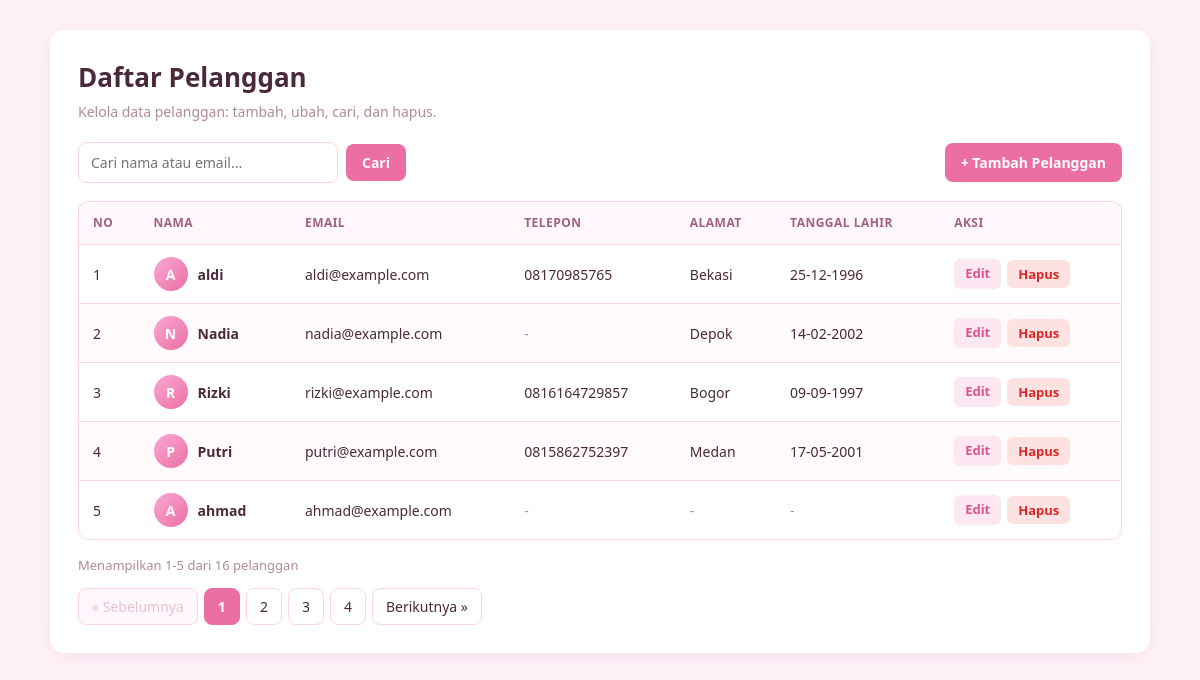
The page / on the database its author committed.
### tables this page shows
CREATE TABLE `pelanggan` (
  `id` int(10) UNSIGNED NOT NULL,
  `nama` varchar(100) NOT NULL,
  `email` varchar(150) NOT NULL,
  `telepon` varchar(20) DEFAULT NULL,
  `alamat` text DEFAULT NULL,
  `tanggal_lahir` date DEFAULT NULL,
  `created_at` timestamp NULL DEFAULT current_timestamp()
);

### index.php (the view, shortened to what this page needs)
<?php
require __DIR__ . '/config/database.php';
$perHalaman = 5;
$cari       = trim($_GET['cari'] ?? '');
$halaman    = max(1, (int) ($_GET['halaman'] ?? 1));
if ($cari !== '') {
    $kata = '%' . $cari . '%';
    $hitung = $pdo->prepare(
        'SELECT COUNT(*) FROM pelanggan WHERE nama LIKE :cari1 OR email LIKE :cari2'
    );
    $hitung->execute([':cari1' => $kata, ':cari2' => $kata]);
} else {
    $hitung = $pdo->query('SELECT COUNT(*) FROM pelanggan');
}
$totalData    = (int) $hitung->fetchColumn();
$totalHalaman = max(1, (int) ceil($totalData / $perHalaman));
$offset = ($halaman - 1) * $perHalaman;
if ($cari !== '') {
    $stmt = $pdo->prepare(
        'SELECT id, nama, email, telepon, alamat, tanggal_lahir
         FROM pelanggan
         WHERE nama LIKE :cari1 OR email LIKE :cari2
         ORDER BY id DESC
         LIMIT :limit OFFSET :offset'
    );
    $stmt->bindValue(':cari1', $kata);
    $stmt->bindValue(':cari2', $kata);
} else {
    $stmt = $pdo->prepare(
        'SELECT id, nama, email, telepon, alamat, tanggal_lahir
         FROM pelanggan
         ORDER BY id DESC
         LIMIT :limit OFFSET :offset'
    );
}
$stmt->bindValue(':limit', $perHalaman, PDO::PARAM_INT);
$stmt->bindValue(':offset', $offset, PDO::PARAM_INT);
$stmt->execute();
$pelanggan = $stmt->fetchAll();
function url_halaman(int $h, string $cari): string
{
    $q = ['halaman' => $h];
    return 'index.php?' . http_build_query($q);
}
?>
<!DOCTYPE html>
<html lang="id">
<head>
    <link rel="stylesheet" href="assets/style.css">
</head>
<body>
<div class="container">
    <div class="card">
        <h1 class="page-title">Daftar Pelanggan</h1>
        <p class="page-sub">Kelola data pelanggan: tambah, ubah, cari, dan hapus.</p>
        <div class="toolbar">
            <form method="get" class="search-form">
                <input type="text" name="cari" placeholder="Cari nama atau email..."
                       value="<?= htmlspecialchars($cari) ?>">
                <button type="submit" class="btn btn-primary">Cari</button>
            </form>
            <a class="btn btn-primary" href="create.php">+ Tambah Pelanggan</a>
        </div>
        <div class="table-wrap">
            <table>
                <thead>
                    <tr>
                        <th>No</th>
                        <th>Nama</th>
                        <th>Email</th>
                        <th>Telepon</th>
                        <th>Alamat</th>
                        <th>Tanggal Lahir</th>
                        <th>Aksi</th>
                    </tr>
                </thead>
                <tbody>
                <?php if (count($pelanggan) === 0): ?>
                    <tr><td colspan="7" class="empty">
                        <?= $cari !== '' ? 'Tidak ada pelanggan yang cocok dengan "' . htmlspecialchars($cari) . '".' : 'Belum ada data pelanggan.' ?>
                    </td></tr>
                <?php else: ?>
                    <?php foreach ($pelanggan as $i => $p): ?>
                    <tr>
                        <td><?= $offset + $i + 1 ?></td>
                        <td>
                            <div class="nama-cell">
                                <span class="avatar"><?= htmlspecialchars(strtoupper(mb_substr($p['nama'], 0, 1))) ?></span>
                                <?= htmlspecialchars($p['nama']) ?>
                            </div>
                        </td>
                        <td><?= htmlspecialchars($p['email']) ?></td>
                        <td><?= $p['telepon'] ? htmlspecialchars($p['telepon']) : '<span class="muted">-</span>' ?></td>
                        <td><?= $p['alamat'] ? htmlspecialchars($p['alamat']) : '<span class="muted">-</span>' ?></td>
                        <td><?= $p['tanggal_lahir'] ? date('d-m-Y', strtotime($p['tanggal_lahir'])) : '<span class="muted">-</span>' ?></td>
                        <td>
                            <div class="aksi">
                                <a class="btn btn-sm btn-edit" href="edit.php?id=<?= $p['id'] ?>">Edit</a>
                                <form method="post" action="delete.php"
                                      onsubmit="return confirm('Yakin ingin menghapus <?= htmlspecialchars($p['nama'], ENT_QUOTES) ?>?');">
                                    <button type="submit" class="btn btn-sm btn-hapus">Hapus</button>
                                </form>
                            </div>
                        </td>
                    </tr>
                    <?php endforeach; ?>
                <?php endif; ?>
                </tbody>
            </table>
        </div>
        <?php if ($totalData > 0): ?>
            <p class="info-data">Menampilkan <?= $offset + 1 ?>-<?= $offset + count($pelanggan) ?> dari <?= $totalData ?> pelanggan</p>
        <?php endif; ?>
        <?php if ($totalHalaman > 1): ?>
        <div class="paging">
            <?php if ($halaman > 1): ?>
                <a href="<?= url_halaman($halaman - 1, $cari) ?>">&laquo; Sebelumnya</a>
            <?php else: ?>
                <span class="nonaktif">&laquo; Sebelumnya</span>
            <?php endif; ?>
            <?php for ($h = 1; $h <= $totalHalaman; $h++): ?>
                <?php if ($h === $halaman): ?>
                    <span class="aktif"><?= $h ?></span>
                <?php else: ?>
                    <a href="<?= url_halaman($h, $cari) ?>"><?= $h ?></a>
                <?php endif; ?>
            <?php endfor; ?>
            <?php if ($halaman < $totalHalaman): ?>
                <a href="<?= url_halaman($halaman + 1, $cari) ?>">Berikutnya &raquo;</a>
            <?php else: ?>
                <span class="nonaktif">Berikutnya &raquo;</span>
            <?php endif; ?>
        </div>
        <?php endif; ?>
    </div>
</div>
</body>
</html>

### assets/style.css (style rules this page uses)
:root { --bg: #fdf2f8; --card: #ffffff; --text: #4a2a3a; --muted: #b08a9c; --border: #fbd5e5; --primary: #ec6fa3; --primary-dark: #d9558c; --success: #16a34a; --danger: #dc2626; }
* { box-sizing: border-box; }
body { margin: 0; padding: 30px 15px; background: var(--bg); color: var(--text); font-family: "Segoe UI", system-ui, -apple-system, Arial, sans-serif; line-height: 1.5; }
.container { max-width: 1100px; margin: 0 auto; }
.card { background: var(--card); border-radius: 14px; box-shadow: 0 4px 20px rgba(236, 111, 163, 0.12); padding: 28px; }
.page-title { margin: 0 0 4px; font-size: 26px; }
.page-sub { margin: 0 0 20px; color: var(--muted); font-size: 14px; }
.btn { display: inline-block; padding: 9px 16px; border: 0; border-radius: 8px; font-size: 14px; font-weight: 600; font-family: inherit; text-decoration: none; cursor: pointer; transition: background 0.15s, transform 0.1s; }
.btn-primary { background: var(--primary); color: #fff; }
.btn-sm { padding: 5px 11px; font-size: 13px; border-radius: 6px; }
.btn-edit { background: #fce7f3; color: var(--primary-dark); }
.btn-hapus { background: #fee2e2; color: var(--danger); }
.toolbar { display: flex; justify-content: space-between; align-items: center; flex-wrap: wrap; gap: 12px; margin-bottom: 18px; }
.search-form { display: flex; gap: 8px; align-items: center; flex-wrap: wrap; }
.search-form input[type="text"] { width: 260px; max-width: 100%; }
input[type="text"], input[type="date"] { padding: 10px 12px; border: 1px solid var(--border); border-radius: 8px; font-size: 14px; font-family: inherit; background: #fff; transition: border-color 0.15s, box-shadow 0.15s; }
.table-wrap { overflow-x: auto; border: 1px solid var(--border); border-radius: 10px; }
table { width: 100%; border-collapse: collapse; font-size: 14px; }
th { background: #fff7fb; text-align: left; padding: 12px 14px; font-size: 12px; text-transform: uppercase; letter-spacing: 0.04em; color: #a0627f; border-bottom: 1px solid var(--border); white-space: nowrap; }
td { padding: 12px 14px; border-bottom: 1px solid var(--border); vertical-align: middle; }
tbody tr:last-child td { border-bottom: 0; }
tbody tr:nth-child(even) { background: #fffafc; }
.muted { color: var(--muted); }
.nama-cell { display: flex; align-items: center; gap: 10px; font-weight: 600; white-space: nowrap; }
.avatar { width: 34px; height: 34px; border-radius: 50%; background: linear-gradient(135deg, #f9a8d4, #ec6fa3); color: #fff; display: inline-flex; align-items: center; justify-content: center; font-size: 14px; font-weight: 700; flex-shrink: 0; }
.aksi { display: flex; gap: 6px; align-items: center; white-space: nowrap; }
.aksi form { margin: 0; }
.info-data { margin: 16px 0 0; color: var(--muted); font-size: 13px; }
.paging { margin-top: 12px; display: flex; gap: 6px; flex-wrap: wrap; }
.paging a, .paging span { padding: 7px 13px; border: 1px solid var(--border); border-radius: 8px; font-size: 14px; text-decoration: none; color: var(--text); background: #fff; }
.paging .aktif { background: var(--primary); border-color: var(--primary); color: #fff; font-weight: 600; }
.paging .nonaktif { color: #e5c3d3; background: #fff7fb; }

### rows shown on the page
pelanggan: i "1", nama "A", nama "aldi", email "aldi@example.com", telepon "08170985765", alamat "Bekasi", tanggal_lahir "25-12-1996"
pelanggan: i "2", nama "N", nama "Nadia", email "nadia@example.com", alamat "Depok", tanggal_lahir "14-02-2002"
pelanggan: i "3", nama "R", nama "Rizki", email "rizki@example.com", telepon "0816164729857", alamat "Bogor", tanggal_lahir "09-09-1997"
pelanggan: i "4", nama "P", nama "Putri", email "putri@example.com", telepon "0815862752397", alamat "Medan", tanggal_lahir "17-05-2001"
pelanggan: i "5", nama "A", nama "ahmad", email "ahmad@example.com"

### other values the page prints
$offset + 1 "1"
$offset + count($pelanggan) "5"
$totalData "16"
